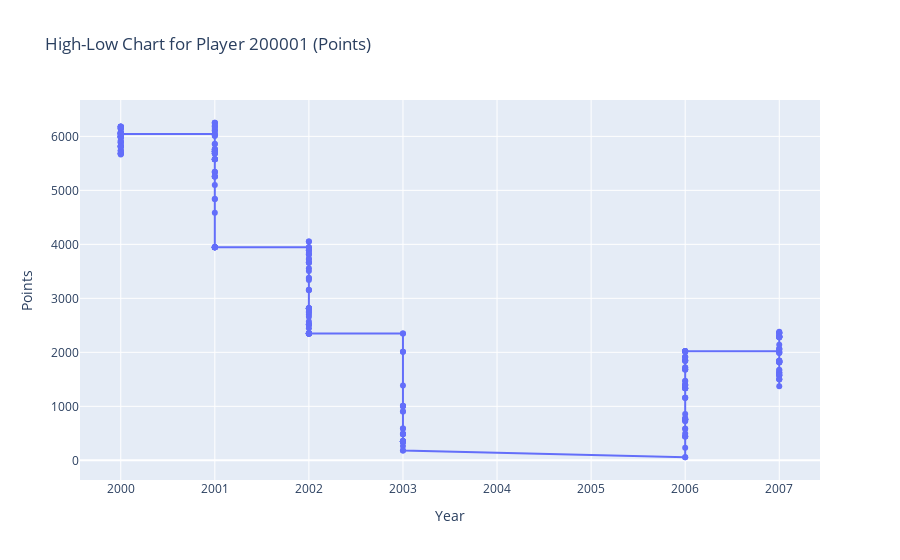

The notebook cell saved with this chart:
### Code cell
fig = go.Figure(data=[go.Scatter(x=player_df['year'], y=player_df['points'], mode='lines+markers', name='Points')])
fig.update_layout(title='High-Low Chart for Player 200001 (Points)', xaxis_title='Year', yaxis_title='Points')
fig.show()

### Figure 1 — Plotly figure (JSON) as saved in the notebook; plotly's stock layout.template omitted (floating-point values rounded to 4 significant figures; data arrays with more than 128 entries replaced by an {"elided": "..."} marker saying what was removed)
{"data": [{"mode": "lines+markers", "name": "Points", "type": "scatter", "x": {"elided": "291 int values"}, "y": {"elided": "291 int values"}}], "layout": {"autosize": true, "title": {"text": "High-Low Chart for Player 200001 (Points)"}, "xaxis": {"autorange": true, "range": [2000.0, 2007.0], "title": {"text": "Year"}, "type": "linear"}, "yaxis": {"autorange": true, "range": [-454.2, 6763.0], "title": {"text": "Points"}, "type": "linear"}}}
